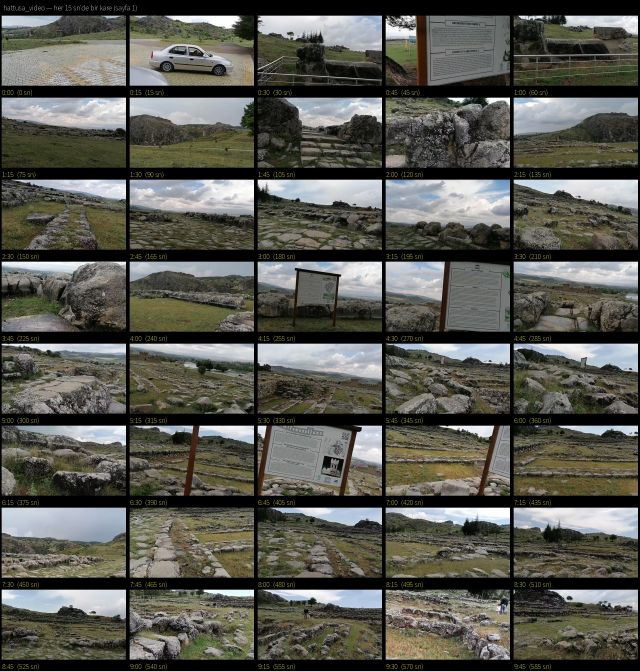
#> input picture belgeseller/01-hititler/inceleme/film_hattusa_video_01.jpg, 1920 x 2012 px (shown at 1/3 size); its folder holds only this picture in this run
$ python -i doc_render.py   (imports and definitions only)
#> lines starting #> are read from the running program, lines starting #| are printed output that depends on the picture
### scripts/utils.py
"""
utils.py - Yardımcı fonksiyonlar ve ortak araçlar.

İçerir:
- Dizin yönetimi
- Env / prompt yükleme
- JSON I/O
- Rich terminal çıktıları
- Retry (exponential backoff) dekoratörü
- Checkpoint / resume sistemi
- Dosyaya loglama
"""

import os
import json
import time
import shutil
import logging
import functools
from pathlib import Path
from datetime import datetime

from dotenv import load_dotenv
from rich.console import Console
from rich.panel import Panel
from rich.progress import Progress, SpinnerColumn, TextColumn, BarColumn, TimeElapsedColumn

# ──────────────────────────────────────
# Rich Console
# ──────────────────────────────────────
console = Console()

# ──────────────────────────────────────
# Proje Dizin Yapısı
# ──────────────────────────────────────
PROJECT_ROOT = Path(__file__).parent.parent

TEMP_DIR = PROJECT_ROOT / "temp"
AUDIO_DIR = TEMP_DIR / "audio"
IMAGES_DIR = TEMP_DIR / "images"
CLIPS_DIR = TEMP_DIR / "clips"
OUTPUT_DIR = PROJECT_ROOT / "output"
CHARACTER_DIR = PROJECT_ROOT / "character" / "reference"
PROMPTS_DIR = PROJECT_ROOT / "prompts"
ASSETS_DIR = PROJECT_ROOT / "assets" / "music"
LOGS_DIR = PROJECT_ROOT / "logs"
THUMBNAILS_DIR = TEMP_DIR / "thumbnails"

# Checkpoint dosya yolu
CHECKPOINT_FILE = TEMP_DIR / "pipeline_checkpoint.json"


# ──────────────────────────────────────
# Dosya Loglama Sistemi
# ──────────────────────────────────────
def setup_logger(name: str = "whatif") -> logging.Logger:
    """Hem dosyaya hem terminale yazan logger oluştur."""
    LOGS_DIR.mkdir(parents=True, exist_ok=True)

    logger = logging.getLogger(name)
    # Birden fazla handler eklenmesini önle
    if logger.handlers:
        return logger

    logger.setLevel(logging.DEBUG)

    # Dosya handler — detaylı log
    timestamp = datetime.now().strftime("%Y%m%d_%H%M%S")
    file_handler = logging.FileHandler(
        LOGS_DIR / f"pipeline_{timestamp}.log",
        encoding="utf-8"
    )
    file_handler.setLevel(logging.DEBUG)
    file_format = logging.Formatter(
        "%(asctime)s | %(levelname)-8s | %(module)s:%(funcName)s:%(lineno)d | %(message)s",
        datefmt="%Y-%m-%d %H:%M:%S"
    )
    file_handler.setFormatter(file_format)
    logger.addHandler(file_handler)

    return logger


# Global logger
logger = setup_logger()


# ──────────────────────────────────────
# Env ve Prompt Yükleme
# ──────────────────────────────────────
# [194 lines left out: functions load_env, read_prompt, ensure_directories, clean_temp, save_json, load_json and 7 more, not called in this run]


# ──────────────────────────────────────
# Checkpoint / Resume Sistemi
# ──────────────────────────────────────
class PipelineCheckpoint:
    """
    Pipeline'ın ilerleme durumunu kaydeder.
    Yarıda kalan pipeline kaldığı yerden devam edebilir.

    Checkpoint yapısı:
    {
        "topic": "...",
        "started_at": "...",
        "updated_at": "...",
        "completed_steps": ["scenario", "audio", "images", "video"],
        "current_step": "audio",
        "scenario_path": "temp/scenario.json",
        "audio_results": [...],
        "image_results": [...],
        "final_video": "...",
        "episode_title": "..."
    }
    """

    STEPS = ["scenario", "audio", "images", "video"]

    def __init__(self):
        self.data = {}
        self._load()

    # [30 lines left out: functions _load, _save, start, not called in this run]

    def is_step_completed(self, step: str) -> bool:
        """Adım tamamlanmış mı?"""
        return step in self.data.get("completed_steps", [])

    def get_current_step(self) -> str | None:
        """Şu anki adımı döndür."""
        return self.data.get("current_step")

    # [62 lines left out: functions set_current_step, complete_step, can_resume, get_resume_info, clear, create_progress_bar, not called in this run]

### scripts/doc_render.py
"""
doc_render.py - Belgesel bölüm render motoru (1440p, titremesiz Ken Burns).

Bir bölümü tek geçişte, tek bir x264 kodlamasıyla üretir:
- Arşiv görseli → 16:9 tuval (dikey görselde bulanık arka plan) → ortak renk tonu
- OpenCV warpAffine ile alt-piksel hassasiyetinde yakınlaşma/kaydırma
  (FFmpeg zoompan'ın tam sayı yuvarlamasından doğan titreme yok)
- Kenar karartması + film greni (önceden hesaplanmış maskelerle, kare başına ucuz)
- Çekimler arası çapraz geçiş veya düz kesme, bölüm başı/sonu siyaha geçiş
- Alt bant etiketleri (yer · tarih) ve "Temsili canlandırma" notu
- Video çekimleri (Remotion grafik kartı, yapay zekâ klibi) aynı zaman çizelgesinde

Ses burada yoktur; bölüm sesi son montajda eklenir. Çekim süreleri ses
zaman damgalarından gelir (doc_timeline), toplam süre sese eşittir.
"""

import subprocess
from dataclasses import dataclass, field
from pathlib import Path

import cv2
import numpy as np
from PIL import Image, ImageDraw, ImageFont

from scripts.utils import logger

OUT_W, OUT_H = 2560, 1440
FPS = 30
# Tuval çıktıdan biraz büyük tutulur: %12'lik yakınlaşmada bile alt-örnekleme
# yapılır (keskin görüntü), büyütme yapılmaz.
CANVAS_SCALE = 1.25

FONTS_DIR = Path(__file__).resolve().parent.parent / "assets" / "fonts"
GOLD = (92, 164, 201)      # BGR — Remotion temasındaki #c9a45c
IVORY = (216, 234, 243)    # BGR — #f3ead8

MOVES = {
    #        zoom başı, zoom sonu, merkez kayması (dx, dy) tuval oranı
    "in":    (1.00, 1.12, (0.0, 0.0)),
    "out":   (1.12, 1.00, (0.0, 0.0)),
    "left":  (1.14, 1.14, (0.05, 0.0)),    # kamera sola: merkez sağdan sola
    "right": (1.14, 1.14, (-0.05, 0.0)),
    "up":    (1.14, 1.14, (0.0, 0.05)),
    "down":  (1.14, 1.14, (0.0, -0.05)),
    "still": (1.03, 1.06, (0.0, 0.0)),
}


# ─────────────────────────────────────────────
# Renk ve doku
# ─────────────────────────────────────────────

def _grade_luts() -> list[np.ndarray]:
    """Sıcak, hafif soluk "belgesel" tonu için kanal başına LUT (BGR)."""
    x = np.arange(256, dtype=np.float32) / 255.0
    curve = x + 0.12 * np.sin(2 * np.pi * x) * (0.5 - np.abs(x - 0.5))  # yumuşak S
    curve = 0.035 + curve * 0.93                                         # siyahı hafif kaldır
    gains = (0.93, 1.0, 1.04)                                            # B, G, R → sıcak
    luts = []
    for g in gains:
        lut = np.clip(curve * g * 255.0, 0, 255).astype(np.uint8)
        luts.append(lut)
    return luts


_LUTS = _grade_luts()


def grade(img: np.ndarray, saturation: float = 0.86) -> np.ndarray:
    """Ortak renk tonu: farklı kaynaklardan gelen görseller tek film gibi görünsün."""
    b, g, r = cv2.split(img)
    out = cv2.merge([cv2.LUT(b, _LUTS[0]), cv2.LUT(g, _LUTS[1]), cv2.LUT(r, _LUTS[2])])
    gray = cv2.cvtColor(cv2.cvtColor(out, cv2.COLOR_BGR2GRAY), cv2.COLOR_GRAY2BGR)
    return cv2.addWeighted(out, saturation, gray, 1.0 - saturation, 0)


class Look:
    """Kenar karartması + film greni; maskeler bir kez hesaplanır."""

    # [21 lines left out: functions __init__, apply, not called in this run]


# ─────────────────────────────────────────────
# Tuval (görsel → 16:9)
# ─────────────────────────────────────────────

def _read_image(path: str) -> np.ndarray:
    img = cv2.imread(str(path), cv2.IMREAD_UNCHANGED)
    if img is None:
        # OpenCV'nin açamadığı biçimler (ör. bazı PNG/WebP) için Pillow
        img = cv2.cvtColor(np.array(Image.open(path).convert("RGB")), cv2.COLOR_RGB2BGR)
    if img.ndim == 2:
        img = cv2.cvtColor(img, cv2.COLOR_GRAY2BGR)
    elif img.shape[2] == 4:
        alpha = img[:, :, 3:4].astype(np.float32) / 255.0
        img = (img[:, :, :3].astype(np.float32) * alpha).astype(np.uint8)
    return img


def _cover(img: np.ndarray, w: int, h: int, focus=(0.5, 0.5)) -> np.ndarray:
    ih, iw = img.shape[:2]
    s = max(w / iw, h / ih)
    rw, rh = max(w, round(iw * s)), max(h, round(ih * s))
    interp = cv2.INTER_AREA if s < 1 else cv2.INTER_CUBIC
    big = cv2.resize(img, (rw, rh), interpolation=interp)
    x = int(np.clip(focus[0] * rw - w / 2, 0, rw - w))
    y = int(np.clip(focus[1] * rh - h / 2, 0, rh - h))
    return big[y:y + h, x:x + w]


def build_canvas(path: str, focus=(0.5, 0.5), fit: str = "auto") -> np.ndarray:
    """
    Görseli hareket için 16:9 tuvale yerleştir ve renk tonunu uygula.

    fit="cover": 16:9'a kırp (yatay görseller). fit="contain": görselin tamamı,
    boşluklar aynı görselin bulanık/karartılmış haliyle dolar (dikey eserler,
    tabletler, haritalar). "auto": en-boy oranı 1.45'in altındaysa contain.
    """
#> called with focus = (0.5, 0.5), fit = 'auto'
    img = _read_image(path)
#> in _read_image, img is the input picture: shape (2012, 1920, 3); mean B, G, R 81.6, 89.2, 89.2
    cw, ch = int(OUT_W * CANVAS_SCALE), int(OUT_H * CANVAS_SCALE)
    ih, iw = img.shape[:2]
    if fit == "auto":
        fit = "cover" if iw / ih >= 1.45 else "contain"
    if fit == "cover":
        canvas = _cover(img, cw, ch, focus)
    else:
        bg = _cover(img, cw // 8, ch // 8)
#> in _cover, `return big[y:y + h, x:x + w]`:
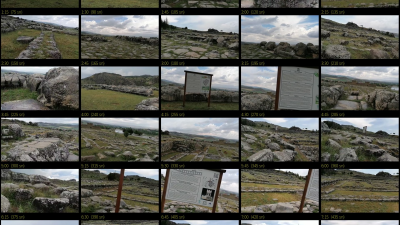
#> returned value: shape (225, 400, 3); mean of channels 0, 1, 2 82.7, 89.9, 89.8; drawn as B, G, R
        bg = cv2.GaussianBlur(bg, (0, 0), 6)
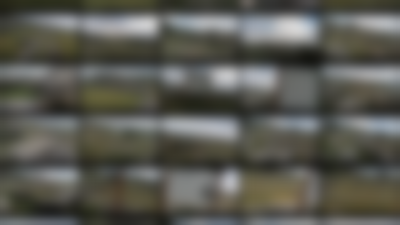
#> bg: shape (225, 400, 3); mean B, G, R 82.7, 89.9, 89.8
        bg = cv2.resize(bg, (cw, ch), interpolation=cv2.INTER_CUBIC)
#> bg: shape (1800, 3200, 3)
        bg = cv2.convertScaleAbs(bg, alpha=0.42)
        s = min(cw * 0.94 / iw, ch * 0.94 / ih)
        fw, fh = round(iw * s), round(ih * s)
        interp = cv2.INTER_AREA if s < 1 else cv2.INTER_CUBIC
        fg = cv2.resize(img, (fw, fh), interpolation=interp)
        x, y = (cw - fw) // 2, (ch - fh) // 2
        # Yumuşak gölge: görsel arka plandan "kalksın"
        shadow = np.zeros((ch, cw), np.float32)
        off = max(cw // 200, 6)
        shadow[y + off:y + fh + off, x + off:x + fw + off] = 1.0
        shadow = cv2.GaussianBlur(shadow, (0, 0), cw / 120)
        bg = (bg.astype(np.float32) * (1 - 0.6 * shadow[:, :, None])).astype(np.uint8)
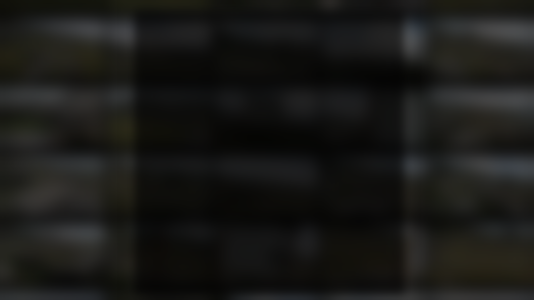
#> bg: shape (1800, 3200, 3) (shown at 1/6 size); mean B, G, R 23.8, 26, 26
        bg[y:y + fh, x:x + fw] = fg
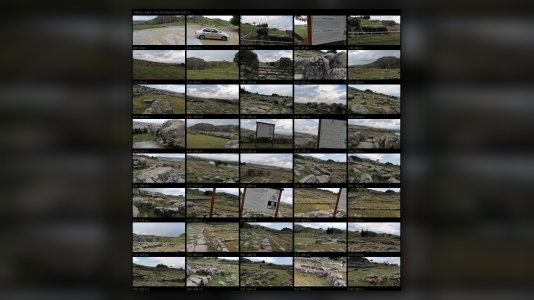
#> bg: shape (1800, 3200, 3) (shown at 1/6 size); mean B, G, R 55.5, 60.8, 60.7
        canvas = bg
    return grade(canvas)
#> in grade, `b, g, r = cv2.split(img)`:
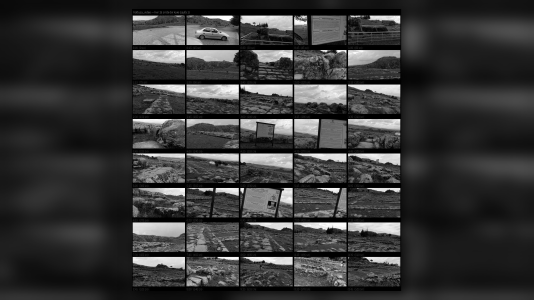
#> b: shape (1800, 3200) (shown at 1/6 size); min 0, max 255, mean 55.5
#> in grade, `b, g, r = cv2.split(img)`:
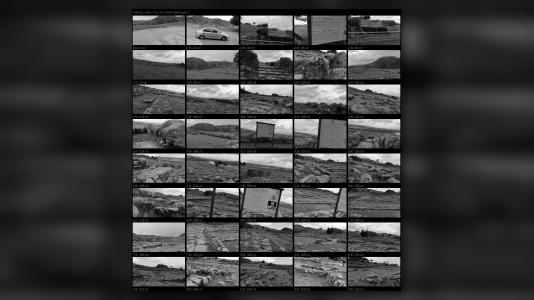
#> g: shape (1800, 3200) (shown at 1/6 size); min 0, max 255, mean 60.8
#> in grade, `out = cv2.merge([cv2.LUT(b, _LUTS[0]), cv2.LUT(g, _LUTS[1]), cv2.LUT(r..`:
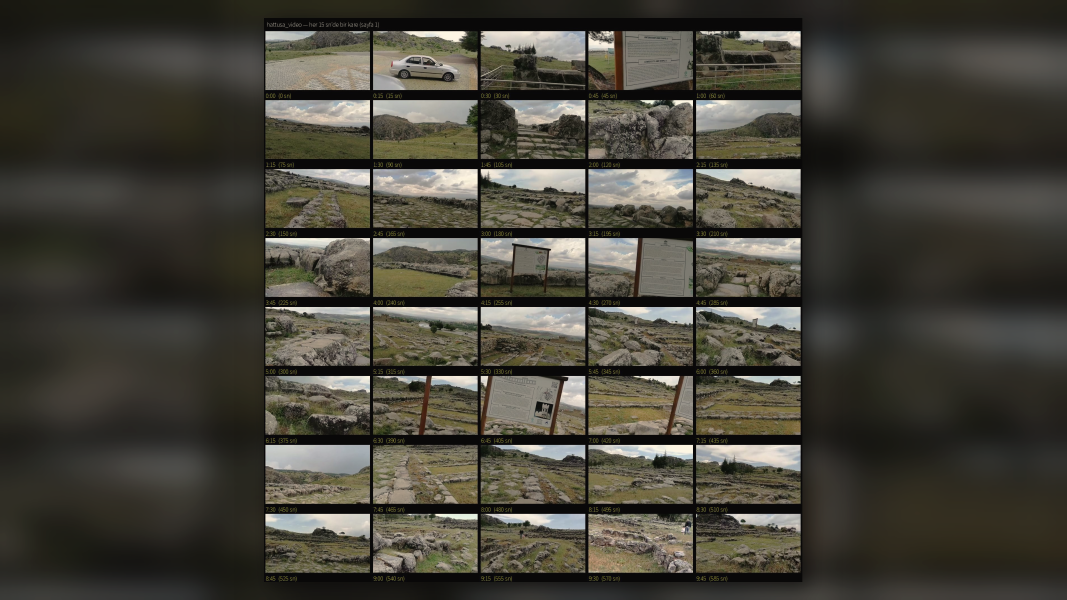
#> out: shape (1800, 3200, 3) (shown at 1/3 size); mean B, G, R 58, 67.4, 70.1


# ─────────────────────────────────────────────
# Grafik bindirmeleri (Pillow → BGRA)
# ─────────────────────────────────────────────

# [7 lines left out: function _font, not called in this run]


def tr_upper(text: str) -> str:
    """Türkçe büyük harf: i→İ, ı→I (Cinzel küçük harfi büyük biçimde çizer)."""
    return text.replace("i", "İ").replace("ı", "I").upper()


# [55 lines left out: functions render_label, render_note, composite, _envelope, not called in this run]


# ─────────────────────────────────────────────
# Çekimler
# ─────────────────────────────────────────────

@dataclass
class Shot:
    """Zaman çizelgesindeki bir çekim. kind: "image" | "video"."""
    kind: str
    path: str
    duration: float
    move: str = "in"
    focus: tuple = (0.5, 0.5)
    fit: str = "auto"
    transition: str = "dissolve"     # bu çekime GİRİŞ: "dissolve" | "cut" | "black" | "flash"
    xfade: float = 0.0               # geçiş süresi (0: türün varsayılanı)
    label: dict | None = None        # {"title": ..., "subtitle": ...}
    note: str = ""                   # sağ üst not
    grade: bool = True               # video çekimlerinde renk tonu (grafik kartlarında kapalı)
    start: float = 0.0               # video çekimi: kaynakta başlangıç saniyesi (film kesiti)
    overlay: str = ""                # atmosfer katmanı videosu (toz, sis, kıvılcım…)
    overlay_opacity: float = 0.55
    sfx: bool = False                # videonun kendi sesi doğal ses izine eklenir (birleştirmede)
    flip: bool = False               # yatay ayna: ekran yönü kuralı (ordu soldan sağa vb.)
    speed: float = 0.0               # sabit hız (ör. 0.8 ağır çekim); 0: gerekirse otomatik yavaşlat
    match: float = 0.0               # ton eşitleme gücü 0..1 (farklı kliplerin parlaklık/kontrastı)
    zoom: float = 1.0                # >1: kenarları kırp (ör. 1.06 → klipteki yuvarlak film çerçevesi)
    _state: dict = field(default_factory=dict, repr=False)


# [15 lines left out: functions probe_duration, screen_blend, not called in this run]


class AtmosSource:
    """Bir çekim kaynağının üstüne döngülü atmosfer katmanı bindirir."""

    # [4 lines left out: function __init__, not called in this run]

    def frame(self, t: float) -> np.ndarray:
        return screen_blend(self.base.frame(t), self.layer.frame(t), self.opacity)

    # [4 lines left out: function close, not called in this run]


class ImageSource:
    # [34 lines left out: functions __init__, frame, not called in this run]


# Sinematik hedef: orta-koyu ortalama, belirgin ama sert olmayan kontrast
TONE_TARGET = (100.0, 52.0)   # gri düzey ortalaması, standart sapması (0-255)


# [32 lines left out: functions tone_params, effective_speed, not called in this run]


class VideoSource:
    """
    Klibi 1440p'ye ölçekleyip sırayla okur.

    start: kaynakta başlangıç saniyesi (uzun filmden kesit). Kaynak çekimden
    kısaysa en fazla %40 yavaşlatılır; yine yetmezse son kare donar.
    loop: atmosfer katmanları gibi kısa döngülerin sonsuz tekrarı.
    """

    # [44 lines left out: functions __init__, frame, close, not called in this run]


# ─────────────────────────────────────────────
# Bölüm render'ı
# ─────────────────────────────────────────────

# Geçiş türleri (çekime giriş):
#   cut      düz kesme: aynı sahnede, aksiyon devam ederken (sinemanın temel dili)
#   dissolve çapraz geçiş: zaman/mekân atlaması, sakin anlatım
#   black    siyaha inip açılma: bölüm içi büyük sahne değişimi, "aradan yıllar geçti"
#   flash    beyaz parlama + kesme: top atışı, darbe anı
TRANSITION_DEFAULTS = {"dissolve": 0.5, "black": 1.2, "flash": 0.4}
WHITE = None


# [127 lines left out: functions _transition, render_chapter, not called in this run]

>>> result = build_canvas('../belgeseller/01-hititler/inceleme/film_hattusa_video_01.jpg')

$ run again, on belgeseller/01-hititler/inceleme/film_hattusa_video_02.jpg
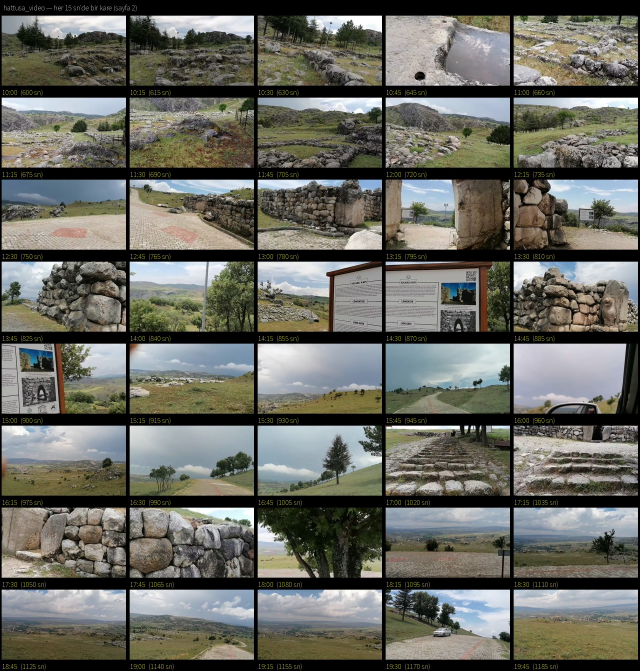
#> input picture belgeseller/01-hititler/inceleme/film_hattusa_video_02.jpg, 1920 x 2012 px (shown at 1/3 size)
#> in _read_image, img is the input picture: shape (2012, 1920, 3); mean B, G, R 97.4, 105.1, 104.8
#> in _cover, `return big[y:y + h, x:x + w]`:
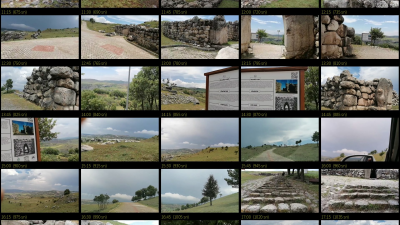
#> returned value: shape (225, 400, 3); mean of channels 0, 1, 2 102.2, 109.1, 108.2; drawn as B, G, R
#> in grade, `out = cv2.merge([cv2.LUT(b, _LUTS[0]), cv2.LUT(g, _LUTS[1]), cv2.LUT(r..`:
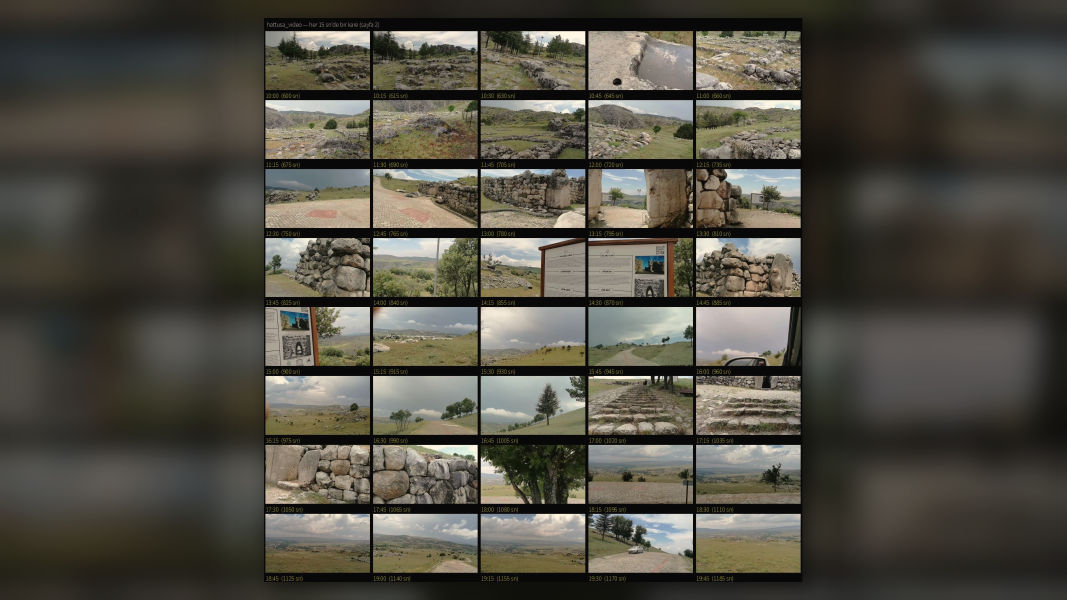
#> out: shape (1800, 3200, 3) (shown at 1/3 size); mean B, G, R 68.4, 78.2, 81.2

$ run again, on belgeseller/01-hititler/inceleme/film_hattusa_video_03.jpg
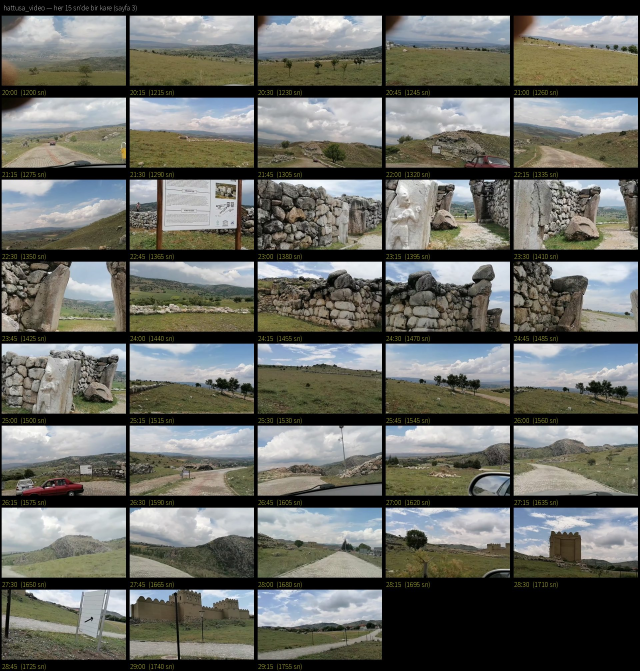
#> input picture belgeseller/01-hititler/inceleme/film_hattusa_video_03.jpg, 1920 x 2012 px (shown at 1/3 size)
#> in _read_image, img is the input picture: shape (2012, 1920, 3); mean B, G, R 100.3, 106.7, 105.7
#> in _cover, `return big[y:y + h, x:x + w]`:
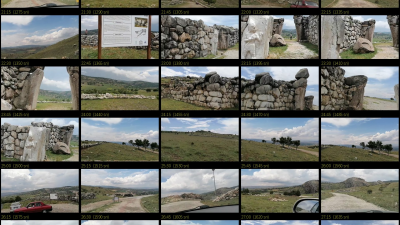
#> returned value: shape (225, 400, 3); mean of channels 0, 1, 2 103.9, 110, 109; drawn as B, G, R
#> in grade, `out = cv2.merge([cv2.LUT(b, _LUTS[0]), cv2.LUT(g, _LUTS[1]), cv2.LUT(r..`:
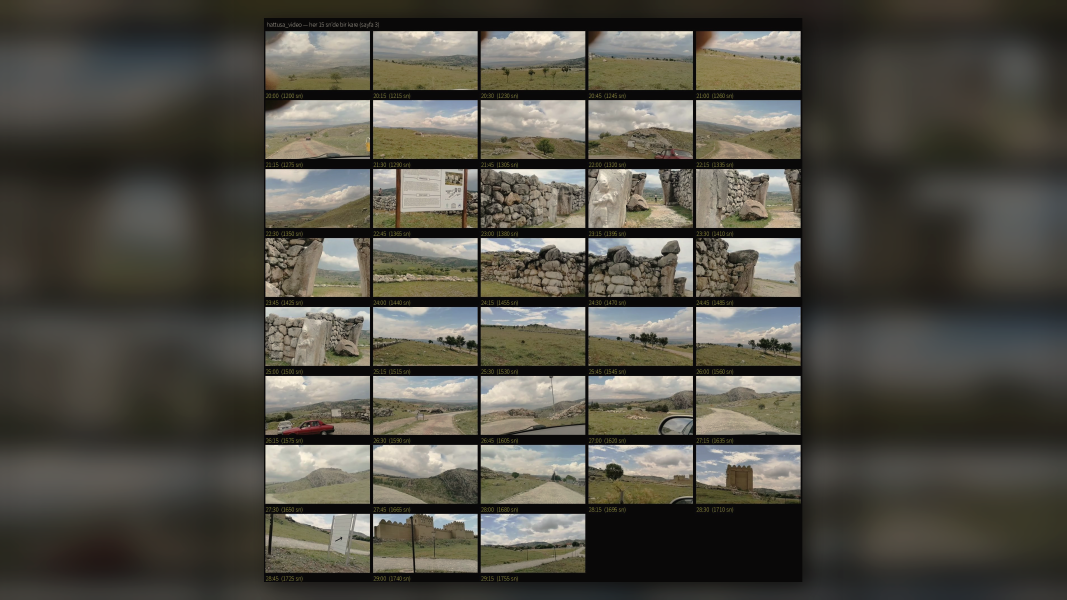
#> out: shape (1800, 3200, 3) (shown at 1/3 size); mean B, G, R 70.8, 79.9, 82.5
